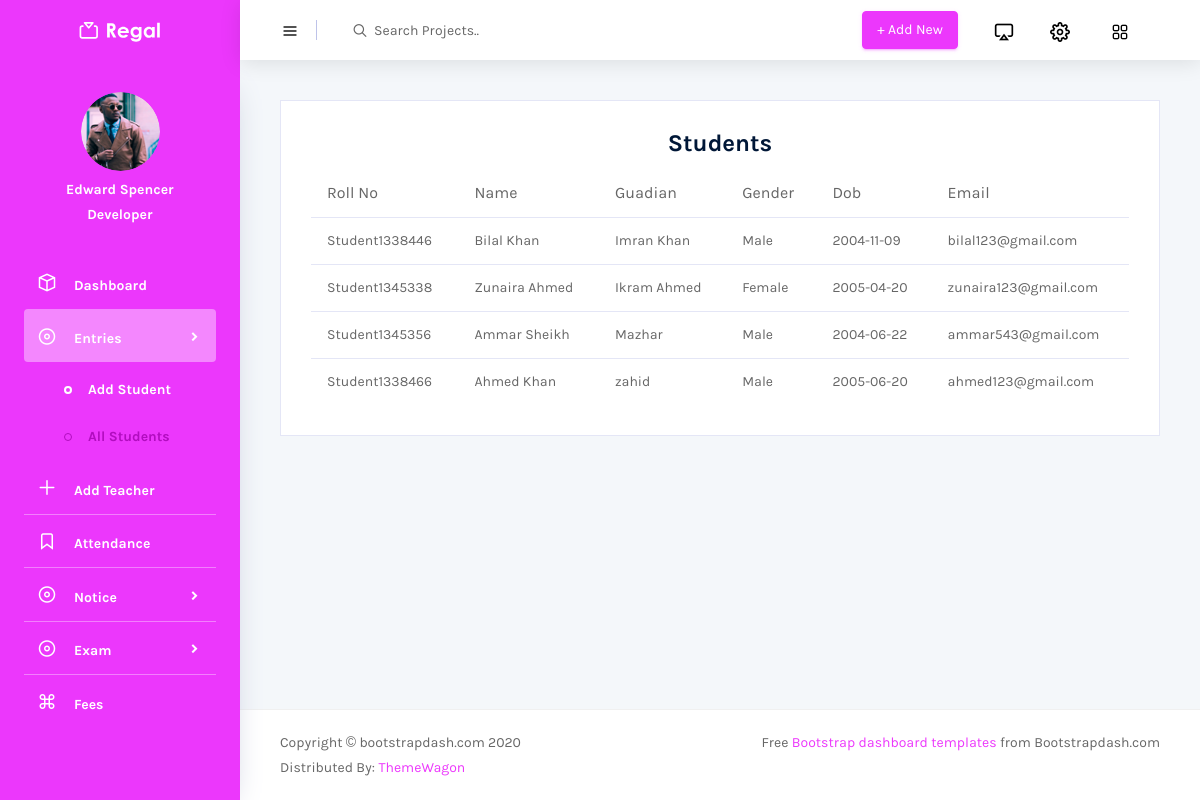
Before: /menuPages/students.php with the older database file.
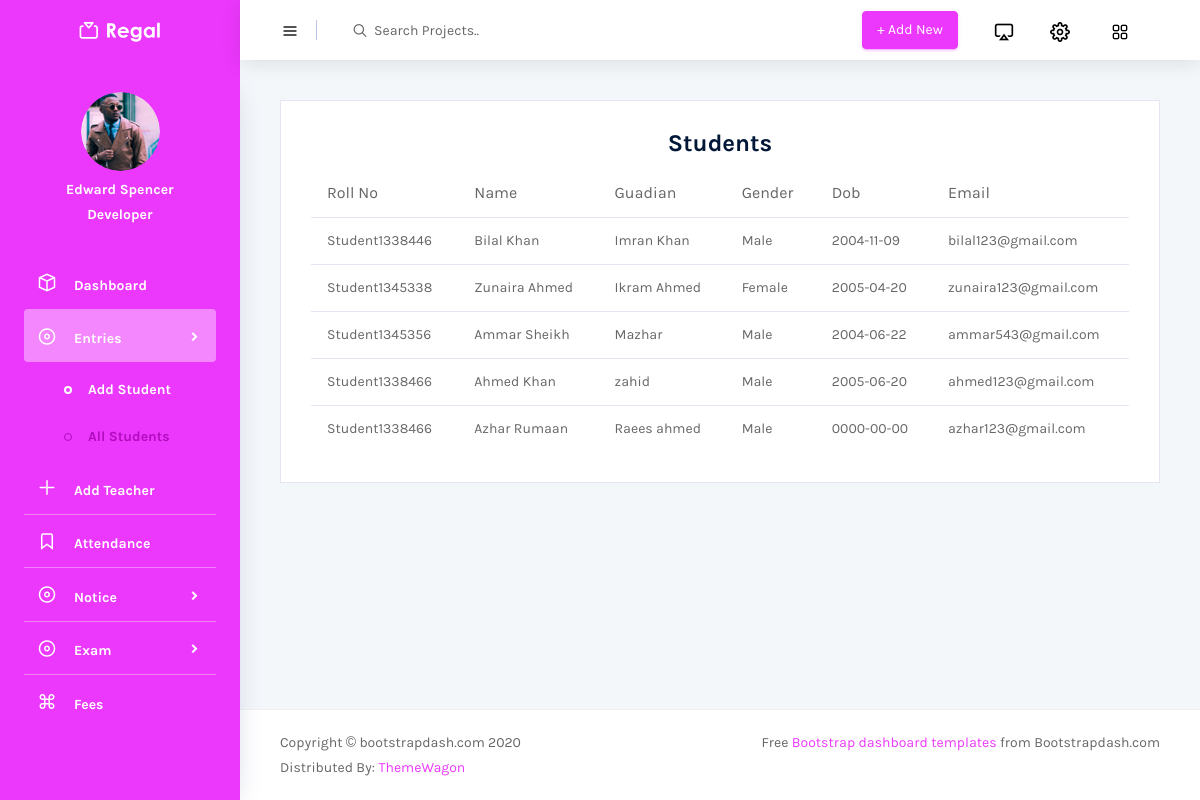
After: the same page with the newer database file.
### tables this page shows
CREATE TABLE `student` (
  `sid` int(11) NOT NULL,
  `fname` varchar(40) NOT NULL,
  `lname` varchar(40) NOT NULL,
  `dob` date NOT NULL,
  `address` varchar(100) NOT NULL,
  `pid` int(11) NOT NULL,
  `sgender` varchar(10) NOT NULL,
  `cid` int(11) NOT NULL,
  `semail` varchar(50) NOT NULL,
  `subid` int(11) NOT NULL,
  `rollno` varchar(20) NOT NULL
);

CREATE TABLE `parent` (
  `pid` int(11) NOT NULL,
  `name` varchar(50) NOT NULL,
  `phone` varchar(11) NOT NULL,
  `job` varchar(50) NOT NULL,
  `nic` varchar(13) NOT NULL,
  `email` varchar(40) NOT NULL
);

### menuPages/students.php (the view, shortened to what the changed rows need)
<?php
include "../component/connect.php";
?>
<!DOCTYPE html>
<html lang="en">
<head>
  <link rel="stylesheet" href="../vendors/mdi/css/materialdesignicons.min.css">
  <link rel="stylesheet" href="../vendors/feather/feather.css">
  <link rel="stylesheet" href="../vendors/base/vendor.bundle.base.css">
  <link rel="stylesheet" href="../vendors/flag-icon-css/css/flag-icon.min.css"/>
  <link rel="stylesheet" href="../vendors/font-awesome/css/font-awesome.min.css">
  <link rel="stylesheet" href="../vendors/jquery-bar-rating/fontawesome-stars-o.css">
  <link rel="stylesheet" href="../vendors/jquery-bar-rating/fontawesome-stars.css">
  <link rel="stylesheet" href="../css/style.css">
</head>
<body>
  <div class="container-scroller">
    <div class="container-fluid page-body-wrapper">
      <div class="main-panel">
        <div class="content-wrapper">
          <div class="row">
            <div class="col-lg-12 grid-margin stretch-card">
              <div class="card">
                <div class="card-body">
                  <div class="table-responsive">
                    <table class="table table-hover">
                      <thead>
                        <tr>
                          <th>Roll No</th>
                          <th>Name</th>
                          <th>Guadian</th>
                          <th>Gender</th>
                          <th>Dob</th>
                          <th>Email</th>
                        </tr>
                      </thead>
                      <tbody>
                        <?php
                        $sql = "SELECT * FROM student AS s INNER JOIN parent AS p ON s.pid = p.pid";
                        $res =  mysqli_query($conn , $sql);
                        while($row = mysqli_fetch_assoc($res)){
                           echo "<tr>
                                 <td>$row[rollno]</td>
                                 <td>$row[fname] "."$row[lname]</td>
                                 <td>$row[name]</td>
                                 <td>$row[sgender]</td>
                                 <td>$row[dob]</td>
                                 <td>$row[semail]</td>
                                </tr>";
                        }
                        ?>
                      </tbody>
                    </table>
                  </div>
                </div>
              </div>
            </div>
          </div>
        </div>
      </div>
    </div>
  </div>
</body>
</html>

Changed rows visible on the page:
added student: rollno "Student1338466", fname "Azhar", lname "Rumaan", pid.name "Raees ahmed", sgender "Male", dob "0000-00-00", semail "azhar123@gmail.com"
